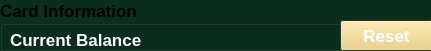
  <widget class="QGroupBox" name="groupBox">
   <property name="geometry">
    <rect>
     <x>40</x>
     <y>30</y>
     <width>431</width>
     <height>51</height>
    </rect>
   </property>
   <property name="palette">
    <palette>
     <active>
      <colorrole role="Button">
       <brush brushstyle="SolidPattern">
        <color alpha="255">
         <red>10</red>
         <green>46</green>
         <blue>30</blue>
        </color>
       </brush>
      </colorrole>
      <colorrole role="Text">
       <brush brushstyle="SolidPattern">
        <color alpha="255">
         <red>255</red>
         <green>255</green>
         <blue>255</blue>
        </color>
       </brush>
      </colorrole>
      <colorrole role="BrightText">
       <brush brushstyle="SolidPattern">
        <color alpha="255">
         <red>255</red>
         <green>255</green>
         <blue>255</blue>
        </color>
       </brush>
      </colorrole>
      <colorrole role="ButtonText">
       <brush brushstyle="SolidPattern">
        <color alpha="255">
         <red>255</red>
         <green>255</green>
         <blue>255</blue>
        </color>
       </brush>
      </colorrole>
      <colorrole role="Base">
       <brush brushstyle="SolidPattern">
        <color alpha="255">
         <red>10</red>
         <green>46</green>
         <blue>30</blue>
        </color>
       </brush>
      </colorrole>
      <colorrole role="Window">
       <brush brushstyle="SolidPattern">
        <color alpha="255">
         <red>10</red>
         <green>46</green>
         <blue>30</blue>
        </color>
       </brush>
      </colorrole>
      <colorrole role="ToolTipText">
       <brush brushstyle="SolidPattern">
        <color alpha="255">
         <red>255</red>
         <green>255</green>
         <blue>255</blue>
        </color>
       </brush>
      </colorrole>
      <colorrole role="PlaceholderText">
       <brush brushstyle="NoBrush">
        <color alpha="128">
         <red>0</red>
         <green>0</green>
         <blue>0</blue>
        </color>
       </brush>
      </colorrole>
     </active>
     <inactive>
      <colorrole role="Button">
       <brush brushstyle="SolidPattern">
        <color alpha="255">
         <red>10</red>
         <green>46</green>
         <blue>30</blue>
        </color>
       </brush>
      </colorrole>
      <colorrole role="Text">
       <brush brushstyle="SolidPattern">
        <color alpha="255">
         <red>255</red>
         <green>255</green>
         <blue>255</blue>
        </color>
       </brush>
      </colorrole>
      <colorrole role="BrightText">
       <brush brushstyle="SolidPattern">
        <color alpha="255">
         <red>255</red>
         <green>255</green>
         <blue>255</blue>
        </color>
       </brush>
      </colorrole>
      <colorrole role="ButtonText">
       <brush brushstyle="SolidPattern">
        <color alpha="255">
         <red>255</red>
         <green>255</green>
         <blue>255</blue>
        </color>
       </brush>
      </colorrole>
      <colorrole role="Base">
       <brush brushstyle="SolidPattern">
        <color alpha="255">
         <red>10</red>
         <green>46</green>
         <blue>30</blue>
        </color>
       </brush>
      </colorrole>
      <colorrole role="Window">
       <brush brushstyle="SolidPattern">
        <color alpha="255">
         <red>10</red>
         <green>46</green>
         <blue>30</blue>
        </color>
       </brush>
      </colorrole>
      <colorrole role="ToolTipText">
       <brush brushstyle="SolidPattern">
        <color alpha="255">
         <red>255</red>
         <green>255</green>
         <blue>255</blue>
        </color>
       </brush>
      </colorrole>
      <colorrole role="PlaceholderText">
       <brush brushstyle="NoBrush">
        <color alpha="128">
         <red>255</red>
         <green>255</green>
         <blue>255</blue>
        </color>
       </brush>
      </colorrole>
     </inactive>
     <disabled>
      <colorrole role="Button">
       <brush brushstyle="SolidPattern">
        <color alpha="255">
         <red>10</red>
         <green>46</green>
         <blue>30</blue>
        </color>
       </brush>
      </colorrole>
      <colorrole role="Text">
       <brush brushstyle="SolidPattern">
        <color alpha="255">
         <red>105</red>
         <green>116</green>
         <blue>101</blue>
        </color>
       </brush>
      </colorrole>
      <colorrole role="BrightText">
       <brush brushstyle="SolidPattern">
        <color alpha="255">
         <red>255</red>
         <green>255</green>
         <blue>255</blue>
        </color>
       </brush>
      </colorrole>
      <colorrole role="ButtonText">
       <brush brushstyle="SolidPattern">
        <color alpha="255">
         <red>105</red>
         <green>116</green>
         <blue>101</blue>
        </color>
       </brush>
      </colorrole>
      <colorrole role="Base">
       <brush brushstyle="SolidPattern">
        <color alpha="255">
         <red>10</red>
         <green>46</green>
         <blue>30</blue>
        </color>
       </brush>
      </colorrole>
      <colorrole role="Window">
       <brush brushstyle="SolidPattern">
        <color alpha="255">
         <red>10</red>
         <green>46</green>
         <blue>30</blue>
        </color>
       </brush>
      </colorrole>
      <colorrole role="ToolTipText">
       <brush brushstyle="SolidPattern">
        <color alpha="255">
         <red>255</red>
         <green>255</green>
         <blue>255</blue>
        </color>
       </brush>
      </colorrole>
      <colorrole role="PlaceholderText">
       <brush brushstyle="NoBrush">
        <color alpha="128">
         <red>0</red>
         <green>0</green>
         <blue>0</blue>
        </color>
       </brush>
      </colorrole>
     </disabled>
    </palette>
   </property>
   <property name="font">
    <font>
     <pointsize>13</pointsize>
     <weight>75</weight>
     <bold>true</bold>
    </font>
   </property>
   <property name="title">
    <string>Card Information</string>
   </property>
   <widget class="QPushButton" name="resetButton">
    <property name="geometry">
     <rect>
      <x>340</x>
      <y>20</y>
      <width>93</width>
      <height>31</height>
     </rect>
    </property>
    <property name="palette">
     <palette>
      <active>
       <colorrole role="WindowText">
        <brush brushstyle="SolidPattern">
         <color alpha="255">
          <red>255</red>
          <green>255</green>
          <blue>255</blue>
         </color>
        </brush>
       </colorrole>
       <colorrole role="Button">
        <brush brushstyle="SolidPattern">
         <color alpha="255">
          <red>235</red>
          <green>204</green>
          <blue>113</blue>
         </color>
        </brush>
       </colorrole>
       <colorrole role="Midlight">
        <brush brushstyle="SolidPattern">
         <color alpha="255">
          <red>196</red>
          <green>203</green>
          <blue>193</blue>
         </color>
        </brush>
       </colorrole>
       <colorrole role="Dark">
        <brush brushstyle="SolidPattern">
         <color alpha="255">
          <red>105</red>
          <green>116</green>
          <blue>101</blue>
         </color>
        </brush>
       </colorrole>
       <colorrole role="Mid">
        <brush brushstyle="SolidPattern">
         <color alpha="255">
          <red>115</red>
          <green>132</green>
          <blue>108</blue>
         </color>
        </brush>
       </colorrole>
       <colorrole role="Text">
        <brush brushstyle="SolidPattern">
         <color alpha="255">
          <red>255</red>
          <green>255</green>
          <blue>255</blue>
         </color>
        </brush>
       </colorrole>
       <colorrole role="BrightText">
        <brush brushstyle="SolidPattern">
         <color alpha="255">
          <red>255</red>
          <green>255</green>
          <blue>255</blue>
         </color>
        </brush>
       </colorrole>
       <colorrole role="ButtonText">
        <brush brushstyle="SolidPattern">
         <color alpha="255">
          <red>255</red>
          <green>255</green>
          <blue>255</blue>
         </color>
        </brush>
       </colorrole>
       <colorrole role="Base">
        <brush brushstyle="SolidPattern">
         <color alpha="255">
          <red>254</red>
          <green>239</green>
          <blue>197</blue>
         </color>
        </brush>
       </colorrole>
       <colorrole role="Window">
        <brush brushstyle="SolidPattern">
         <color alpha="255">
          <red>97</red>
          <green>114</green>
          <blue>91</blue>
         </color>
        </brush>
       </colorrole>
       <colorrole role="Highlight">
        <brush brushstyle="SolidPattern">
         <color alpha="255">
          <red>26</red>
          <green>55</green>
          <blue>35</blue>
         </color>
        </brush>
       </colorrole>
       <colorrole role="HighlightedText">
        <brush brushstyle="SolidPattern">
         <color alpha="255">
          <red>254</red>
          <green>239</green>
          <blue>197</blue>
         </color>
        </brush>
       </colorrole>
       <colorrole role="LinkVisited">
        <brush brushstyle="SolidPattern">
         <color alpha="255">
          <red>205</red>
          <green>171</green>
          <blue>143</blue>
         </color>
        </brush>
       </colorrole>
       <colorrole role="AlternateBase">
        <brush brushstyle="SolidPattern">
         <color alpha="255">
          <red>69</red>
          <green>80</green>
          <blue>65</blue>
         </color>
        </brush>
       </colorrole>
       <colorrole role="ToolTipBase">
        <brush brushstyle="SolidPattern">
         <color alpha="255">
          <red>255</red>
          <green>246</green>
          <blue>242</blue>
         </color>
        </brush>
       </colorrole>
       <colorrole role="PlaceholderText">
        <brush brushstyle="SolidPattern">
         <color alpha="255">
          <red>105</red>
          <green>116</green>
          <blue>101</blue>
         </color>
        </brush>
       </colorrole>
      </active>
      <inactive>
       <colorrole role="WindowText">
        <brush brushstyle="SolidPattern">
         <color alpha="255">
          <red>255</red>
          <green>255</green>
          <blue>255</blue>
         </color>
        </brush>
       </colorrole>
       <colorrole role="Button">
        <brush brushstyle="SolidPattern">
         <color alpha="255">
          <red>235</red>
          <green>204</green>
          <blue>113</blue>
         </color>
        </brush>
       </colorrole>
       <colorrole role="Midlight">
        <brush brushstyle="SolidPattern">
         <color alpha="255">
          <red>196</red>
          <green>203</green>
          <blue>193</blue>
         </color>
        </brush>
       </colorrole>
       <colorrole role="Dark">
        <brush brushstyle="SolidPattern">
         <color alpha="255">
          <red>105</red>
          <green>116</green>
          <blue>101</blue>
         </color>
        </brush>
       </colorrole>
       <colorrole role="Mid">
        <brush brushstyle="SolidPattern">
         <color alpha="255">
          <red>115</red>
          <green>132</green>
          <blue>108</blue>
         </color>
        </brush>
       </colorrole>
       <colorrole role="Text">
        <brush brushstyle="SolidPattern">
         <color alpha="255">
          <red>255</red>
          <green>255</green>
          <blue>255</blue>
         </color>
        </brush>
       </colorrole>
       <colorrole role="BrightText">
        <brush brushstyle="SolidPattern">
         <color alpha="255">
          <red>255</red>
          <green>255</green>
          <blue>255</blue>
         </color>
        </brush>
       </colorrole>
       <colorrole role="ButtonText">
        <brush brushstyle="SolidPattern">
         <color alpha="255">
          <red>255</red>
          <green>255</green>
          <blue>255</blue>
         </color>
        </brush>
       </colorrole>
       <colorrole role="Base">
        <brush brushstyle="SolidPattern">
         <color alpha="255">
          <red>254</red>
          <green>239</green>
          <blue>197</blue>
         </color>
        </brush>
       </colorrole>
       <colorrole role="Window">
        <brush brushstyle="SolidPattern">
         <color alpha="255">
          <red>69</red>
          <green>80</green>
          <blue>65</blue>
         </color>
        </brush>
       </colorrole>
       <colorrole role="Highlight">
        <brush brushstyle="SolidPattern">
         <color alpha="255">
          <red>26</red>
          <green>55</green>
          <blue>35</blue>
         </color>
        </brush>
       </colorrole>
       <colorrole role="HighlightedText">
        <brush brushstyle="SolidPattern">
         <color alpha="255">
          <red>254</red>
          <green>239</green>
          <blue>197</blue>
         </color>
        </brush>
       </colorrole>
       <colorrole role="LinkVisited">
        <brush brushstyle="SolidPattern">
         <color alpha="255">
          <red>205</red>
          <green>171</green>
          <blue>143</blue>
         </color>
        </brush>
       </colorrole>
       <colorrole role="AlternateBase">
        <brush brushstyle="SolidPattern">
         <color alpha="255">
          <red>69</red>
          <green>80</green>
          <blue>65</blue>
         </color>
        </brush>
       </colorrole>
       <colorrole role="ToolTipBase">
        <brush brushstyle="SolidPattern">
         <color alpha="255">
          <red>255</red>
          <green>246</green>
          <blue>242</blue>
         </color>
        </brush>
       </colorrole>
       <colorrole role="PlaceholderText">
        <brush brushstyle="SolidPattern">
         <color alpha="255">
          <red>105</red>
          <green>116</green>
          <blue>101</blue>
         </color>
        </brush>
       </colorrole>
      </inactive>
      <disabled>
       <colorrole role="WindowText">
        <brush brushstyle="SolidPattern">
         <color alpha="255">
          <red>105</red>
          <green>116</green>
          <blue>101</blue>
         </color>
        </brush>
       </colorrole>
       <colorrole role="Button">
        <brush brushstyle="SolidPattern">
         <color alpha="255">
          <red>235</red>
          <green>204</green>
          <blue>113</blue>
         </color>
        </brush>
       </colorrole>
       <colorrole role="Midlight">
        <brush brushstyle="SolidPattern">
         <color alpha="255">
          <red>196</red>
          <green>203</green>
          <blue>193</blue>
         </color>
        </brush>
       </colorrole>
       <colorrole role="Dark">
        <brush brushstyle="SolidPattern">
         <color alpha="255">
          <red>105</red>
          <green>116</green>
          <blue>101</blue>
         </color>
        </brush>
       </colorrole>
       <colorrole role="Mid">
        <brush brushstyle="SolidPattern">
         <color alpha="255">
          <red>115</red>
          <green>132</green>
          <blue>108</blue>
         </color>
        </brush>
       </colorrole>
       <colorrole role="Text">
        <brush brushstyle="SolidPattern">
         <color alpha="255">
          <red>105</red>
          <green>116</green>
          <blue>101</blue>
         </color>
        </brush>
       </colorrole>
       <colorrole role="BrightText">
        <brush brushstyle="SolidPattern">
         <color alpha="255">
          <red>255</red>
          <green>255</green>
          <blue>255</blue>
         </color>
        </brush>
       </colorrole>
       <colorrole role="ButtonText">
        <brush brushstyle="SolidPattern">
         <color alpha="255">
          <red>105</red>
          <green>116</green>
          <blue>101</blue>
         </color>
        </brush>
       </colorrole>
       <colorrole role="Base">
        <brush brushstyle="SolidPattern">
         <color alpha="255">
          <red>97</red>
          <green>114</green>
          <blue>91</blue>
         </color>
        </brush>
       </colorrole>
       <colorrole role="Window">
        <brush brushstyle="SolidPattern">
         <color alpha="255">
          <red>26</red>
          <green>55</green>
          <blue>35</blue>
         </color>
        </brush>
       </colorrole>
       <colorrole role="Highlight">
        <brush brushstyle="SolidPattern">
         <color alpha="255">
          <red>145</red>
          <green>145</green>
          <blue>145</blue>
         </color>
        </brush>
       </colorrole>
       <colorrole role="HighlightedText">
        <brush brushstyle="SolidPattern">
         <color alpha="255">
          <red>254</red>
          <green>239</green>
          <blue>197</blue>
         </color>
        </brush>
       </colorrole>
       <colorrole role="LinkVisited">
        <brush brushstyle="SolidPattern">
         <color alpha="255">
          <red>205</red>
          <green>171</green>
          <blue>143</blue>
         </color>
        </brush>
       </colorrole>
       <colorrole role="AlternateBase">
        <brush brushstyle="SolidPattern">
         <color alpha="255">
          <red>69</red>
          <green>80</green>
          <blue>65</blue>
         </color>
        </brush>
       </colorrole>
       <colorrole role="ToolTipBase">
        <brush brushstyle="SolidPattern">
         <color alpha="255">
          <red>255</red>
          <green>246</green>
          <blue>242</blue>
         </color>
        </brush>
       </colorrole>
       <colorrole role="PlaceholderText">
        <brush brushstyle="SolidPattern">
         <color alpha="255">
          <red>105</red>
          <green>116</green>
          <blue>101</blue>
         </color>
        </brush>
       </colorrole>
      </disabled>
     </palette>
    </property>
    <property name="font">
     <font>
      <pointsize>13</pointsize>
      <weight>75</weight>
      <bold>true</bold>
     </font>
    </property>
    <property name="text">
     <string>Reset</string>
    </property>
   </widget>
   <widget class="QLabel" name="label_3">
    <property name="geometry">
     <rect>
      <x>10</x>
      <y>30</y>
      <width>131</width>
      <height>20</height>
     </rect>
    </property>
    <property name="palette">
     <palette>
      <active>
       <colorrole role="WindowText">
        <brush brushstyle="SolidPattern">
         <color alpha="255">
          <red>255</red>
          <green>255</green>
          <blue>255</blue>
         </color>
        </brush>
       </colorrole>
       <colorrole role="Button">
        <brush brushstyle="SolidPattern">
         <color alpha="255">
          <red>10</red>
          <green>46</green>
          <blue>30</blue>
         </color>
        </brush>
       </colorrole>
       <colorrole role="Text">
        <brush brushstyle="SolidPattern">
         <color alpha="255">
          <red>255</red>
          <green>255</green>
          <blue>255</blue>
         </color>
        </brush>
       </colorrole>
       <colorrole role="Base">
        <brush brushstyle="SolidPattern">
         <color alpha="255">
          <red>10</red>
          <green>46</green>
          <blue>30</blue>
         </color>
        </brush>
       </colorrole>
       <colorrole role="Window">
        <brush brushstyle="SolidPattern">
         <color alpha="255">
          <red>10</red>
          <green>46</green>
          <blue>30</blue>
         </color>
        </brush>
       </colorrole>
       <colorrole role="ToolTipText">
        <brush brushstyle="SolidPattern">
         <color alpha="255">
          <red>255</red>
          <green>255</green>
          <blue>255</blue>
         </color>
        </brush>
       </colorrole>
       <colorrole role="PlaceholderText">
        <brush brushstyle="SolidPattern">
         <color alpha="128">
          <red>255</red>
          <green>255</green>
          <blue>255</blue>
         </color>
        </brush>
       </colorrole>
      </active>
      <inactive>
       <colorrole role="WindowText">
        <brush brushstyle="SolidPattern">
         <color alpha="255">
          <red>255</red>
          <green>255</green>
          <blue>255</blue>
         </color>
        </brush>
       </colorrole>
       <colorrole role="Button">
        <brush brushstyle="SolidPattern">
         <color alpha="255">
          <red>10</red>
          <green>46</green>
          <blue>30</blue>
         </color>
        </brush>
       </colorrole>
       <colorrole role="Text">
        <brush brushstyle="SolidPattern">
         <color alpha="255">
          <red>255</red>
          <green>255</green>
          <blue>255</blue>
         </color>
        </brush>
       </colorrole>
       <colorrole role="Base">
        <brush brushstyle="SolidPattern">
         <color alpha="255">
          <red>10</red>
          <green>46</green>
          <blue>30</blue>
         </color>
        </brush>
       </colorrole>
       <colorrole role="Window">
        <brush brushstyle="SolidPattern">
         <color alpha="255">
          <red>10</red>
          <green>46</green>
          <blue>30</blue>
         </color>
        </brush>
       </colorrole>
       <colorrole role="ToolTipText">
        <brush brushstyle="SolidPattern">
         <color alpha="255">
          <red>255</red>
          <green>255</green>
          <blue>255</blue>
         </color>
        </brush>
       </colorrole>
       <colorrole role="PlaceholderText">
        <brush brushstyle="SolidPattern">
         <color alpha="128">
          <red>255</red>
          <green>255</green>
          <blue>255</blue>
         </color>
        </brush>
       </colorrole>
      </inactive>
      <disabled>
       <colorrole role="WindowText">
        <brush brushstyle="SolidPattern">
         <color alpha="255">
          <red>190</red>
          <green>190</green>
          <blue>190</blue>
         </color>
        </brush>
       </colorrole>
       <colorrole role="Button">
        <brush brushstyle="SolidPattern">
         <color alpha="255">
          <red>10</red>
          <green>46</green>
          <blue>30</blue>
         </color>
        </brush>
       </colorrole>
       <colorrole role="Text">
        <brush brushstyle="SolidPattern">
         <color alpha="255">
          <red>190</red>
          <green>190</green>
          <blue>190</blue>
         </color>
        </brush>
       </colorrole>
       <colorrole role="Base">
        <brush brushstyle="SolidPattern">
         <color alpha="255">
          <red>10</red>
          <green>46</green>
          <blue>30</blue>
         </color>
        </brush>
       </colorrole>
       <colorrole role="Window">
        <brush brushstyle="SolidPattern">
         <color alpha="255">
          <red>10</red>
          <green>46</green>
          <blue>30</blue>
         </color>
        </brush>
       </colorrole>
       <colorrole role="ToolTipText">
        <brush brushstyle="SolidPattern">
         <color alpha="255">
          <red>255</red>
          <green>255</green>
          <blue>255</blue>
         </color>
        </brush>
       </colorrole>
       <colorrole role="PlaceholderText">
        <brush brushstyle="SolidPattern">
         <color alpha="128">
          <red>0</red>
          <green>0</green>
          <blue>0</blue>
         </color>
        </brush>
       </colorrole>
      </disabled>
     </palette>
    </property>
    <property name="font">
     <font>
      <pointsize>13</pointsize>
      <weight>75</weight>
      <bold>true</bold>
     </font>
    </property>
    <property name="text">
     <string>Current Balance</string>
    </property>
   </widget>
   <widget class="QLabel" name="totalLabel">
    <property name="geometry">
     <rect>
      <x>150</x>
      <y>29</y>
      <width>171</width>
      <height>21</height>
     </rect>
    </property>
    <property name="palette">
     <palette>
      <active>
       <colorrole role="WindowText">
        <brush brushstyle="SolidPattern">
         <color alpha="255">
          <red>255</red>
          <green>255</green>
          <blue>255</blue>
         </color>
        </brush>
       </colorrole>
       <colorrole role="Button">
        <brush brushstyle="SolidPattern">
         <color alpha="255">
          <red>10</red>
          <green>46</green>
          <blue>30</blue>
         </color>
        </brush>
       </colorrole>
       <colorrole role="Base">
        <brush brushstyle="SolidPattern">
         <color alpha="255">
          <red>10</red>
          <green>46</green>
          <blue>30</blue>
         </color>
        </brush>
       </colorrole>
       <colorrole role="Window">
        <brush brushstyle="SolidPattern">
         <color alpha="255">
          <red>10</red>
          <green>46</green>
          <blue>30</blue>
         </color>
        </brush>
       </colorrole>
      </active>
      <inactive>
       <colorrole role="WindowText">
        <brush brushstyle="SolidPattern">
         <color alpha="255">
          <red>255</red>
          <green>255</green>
          <blue>255</blue>
         </color>
        </brush>
       </colorrole>
       <colorrole role="Button">
        <brush brushstyle="SolidPattern">
         <color alpha="255">
          <red>10</red>
          <green>46</green>
          <blue>30</blue>
         </color>
        </brush>
       </colorrole>
       <colorrole role="Base">
        <brush brushstyle="SolidPattern">
         <color alpha="255">
          <red>10</red>
          <green>46</green>
          <blue>30</blue>
         </color>
        </brush>
       </colorrole>
       <colorrole role="Window">
        <brush brushstyle="SolidPattern">
         <color alpha="255">
          <red>10</red>
          <green>46</green>
          <blue>30</blue>
         </color>
        </brush>
       </colorrole>
      </inactive>
      <disabled>
       <colorrole role="WindowText">
        <brush brushstyle="SolidPattern">
         <color alpha="255">
          <red>190</red>
          <green>190</green>
          <blue>190</blue>
         </color>
        </brush>
       </colorrole>
       <colorrole role="Button">
        <brush brushstyle="SolidPattern">
         <color alpha="255">
          <red>10</red>
          <green>46</green>
          <blue>30</blue>
         </color>
        </brush>
       </colorrole>
       <colorrole role="Base">
        <brush brushstyle="SolidPattern">
         <color alpha="255">
          <red>10</red>
          <green>46</green>
          <blue>30</blue>
         </color>
        </brush>
       </colorrole>
       <colorrole role="Window">
        <brush brushstyle="SolidPattern">
         <color alpha="255">
          <red>10</red>
          <green>46</green>
          <blue>30</blue>
         </color>
        </brush>
       </colorrole>
      </disabled>
     </palette>
    </property>
    <property name="font">
     <font>
      <pointsize>13</pointsize>
      <weight>75</weight>
      <bold>true</bold>
     </font>
    </property>
    <property name="text">
     <string/>
    </property>
    <property name="alignment">
     <set>Qt::AlignRight|Qt::AlignTrailing|Qt::AlignVCenter</set>
    </property>
   </widget>
  </widget>
